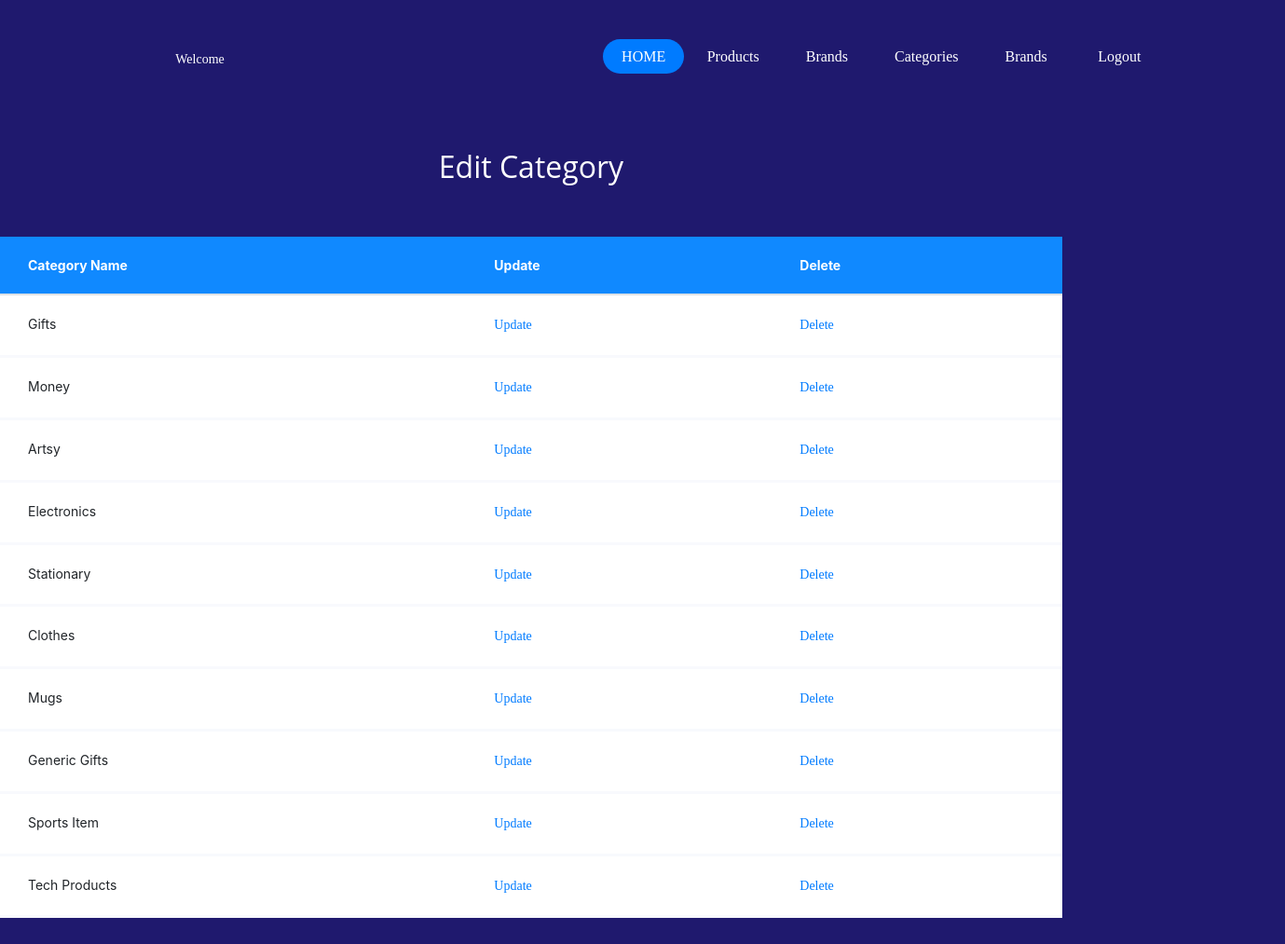
Screenshot of /admin/view_category.php with the database file from the repository.
### tables this page shows
CREATE TABLE `categories` (
  `cat_id` int(11) NOT NULL,
  `cat_name` varchar(100) NOT NULL
);

### Settings/connection.php (called while the page is built, shortened)
<?php
class Connection{
	public $db = null;
	public $results = null;
	function connection(){
		$this->db = mysqli_connect(SERVER, USER, PASSWORD, DATABASE);
		return true;
	}
	function query($query){
		$this->results = mysqli_query($this->db, $query);
		return true;
	}
	function fetch($query){
		if($this->query($query)) {
			return mysqli_fetch_all($this->results, MYSQLI_ASSOC);
		}
		return false;
	}
}
?>

### Controllers/product_controller.php (called while the page is built, shortened)
<?php
require('../Classes/product_class.php');
function select_all_categories_controller(){
    $category_instance = new Category();
    return $category_instance->select_all_categories();
    }
?>

### Classes/product_class.php (called while the page is built, shortened)
<?php
require('../Settings/connection.php');
class Category extends Connection{
	function select_all_categories(){
		return $this->fetch("select * from categories");
	}
}
?>

### admin/view_category.php (the view, shortened to what this page needs)
<?php
require('../Controllers/product_Controller.php');
$categories = select_all_categories_controller();
?>
<!doctype html>
<html lang="en">
  <head>
	<link rel="stylesheet" href="https://stackpath.bootstrapcdn.com/font-awesome/4.7.0/css/font-awesome.min.css">
	<link rel="stylesheet" href="../css/Table/style.css">
    <link rel="stylesheet" type="text/css" href="../vendor/bootstrap/css/bootstrap.min.css">
    <link rel="stylesheet" type="text/css" href="../fonts/font-awesome-4.7.0/css/font-awesome.min.css">
    <link rel="stylesheet" type="text/css" href="../vendor/animate/animate.css">
    <link rel="stylesheet" type="text/css" href="vendor/css-hamburgers/hamburgers.min.css">
    <link rel="stylesheet" type="text/css" href="vendor/select2/select2.min.css">
    <link rel="stylesheet" type="text/css" href="../css/admin/util.css">
    <link rel="stylesheet" type="text/css" href="../css/admin/main.css">
    <link rel="stylesheet" type="text/css" href="../fonts/font-awesome-4.7.0/css/font-awesome.min.css">
    <link rel="stylesheet" type="text/css" href="../fonts/Linearicons-Free-v1.0.0/icon-font.min.css">
    <link rel="stylesheet" href="../css/admin/owl.carousel.min.css">
    <link rel="stylesheet" href="../css/admin/bootstrap.min.css">
    <link rel="stylesheet" href="../css/admin/style.css">
    </head>
   <body style="background-color: #1f196e">
	</head>
<body style="background-color: #1f196e">
  <?php
include_once 'admin_menu.php';
?>
 <br>
    <br>
	<section class="ftco-section">
		<div class="box">
			<div class="row justify-content-center">
				<div class="col-md-6 text-center mb-5">
					<h2 style="color: white">Edit Category</h2>
				</div>
			</div>
			<div class="row">
				<div class="col-md-12">
					<div class="table-wrap">
						<table class="table">
						  <thead class="thead-primary">
						    <tr>
						      <th>Category Name</th>
						      <th>Update</th>
						      <th>Delete</th>
						    </tr>
						  </thead>
						  <tbody>
			<?php
			foreach($categories as $x){
				echo
				"
				<tr>
					<td>{$x['cat_name']}</td>
					<td><a href='edit_category.php?updateCategoryID={$x['cat_id']}'>Update</a></td>
					<td><a href='../Actions/category_action.php?deleteCategoryID={$x['cat_id']}'>Delete</td>
				</tr>
				";
			}
			?>
        </tbody>
						</table>
					</div>
				</div>
			</div>
		</div>
	</section>
	</body>
</html>

### css/admin/main.css (style rules this page uses)
* { margin: 0px; padding: 0px; box-sizing: border-box; }
body, html { height: 100%; font-family: Poppins-Regular, sans-serif; }
a { font-family: Poppins-Regular; font-size: 14px; line-height: 1.7; color: #666666; margin: 0px; transition: all 0.4s; -webkit-transition: all 0.4s; -o-transition: all 0.4s; -moz-transition: all 0.4s; }
h1,h2,h3,h4,h5,h6 { margin: 0px; text-align: center; }

### css/admin/style.css (style rules this page uses)
body { font-family: "Open Sans", -apple-system, BlinkMacSystemFont, "Segoe UI", Roboto, "Helvetica Neue", Arial, "Noto Sans", sans-serif, "Apple Color Emoji", "Segoe UI Emoji", "Segoe UI Symbol", "Noto Color Emoji"; background-color: #fff; height: 200vh; position: relative; }
body:before { content: ""; position: absolute; top: 0; left: 0; right: 0; bottom: 0; background: rgba(0, 0, 0, 0.5); -webkit-transition: .3s all ease; -o-transition: .3s all ease; transition: .3s all ease; opacity: 0; visibility: hidden; z-index: 1; }
h1, h2, h3, h4, h5, h6, .h1, .h2, .h3, .h4, .h5, .h6 { font-family: "Open Sans", -apple-system, BlinkMacSystemFont, "Segoe UI", Roboto, "Helvetica Neue", Arial, "Noto Sans", sans-serif, "Apple Color Emoji", "Segoe UI Emoji", "Segoe UI Symbol", "Noto Color Emoji"; }
a { -webkit-transition: .3s all ease; -o-transition: .3s all ease; transition: .3s all ease; }
a, a:hover { text-decoration: none !important; }

### admin/view_category.php (style rules this page uses)
body { margin: 1 0%; text-align: left; }

### rows the page displays
categories: cat_name "Gifts"
categories: cat_name "Money"
categories: cat_name "Artsy"
categories: cat_name "Electronics"
categories: cat_name "Stationary"
categories: cat_name "Clothes"
categories: cat_name "Mugs"
categories: cat_name "Generic Gifts"
categories: cat_name "Sports Item"
categories: cat_name "Tech Products"
